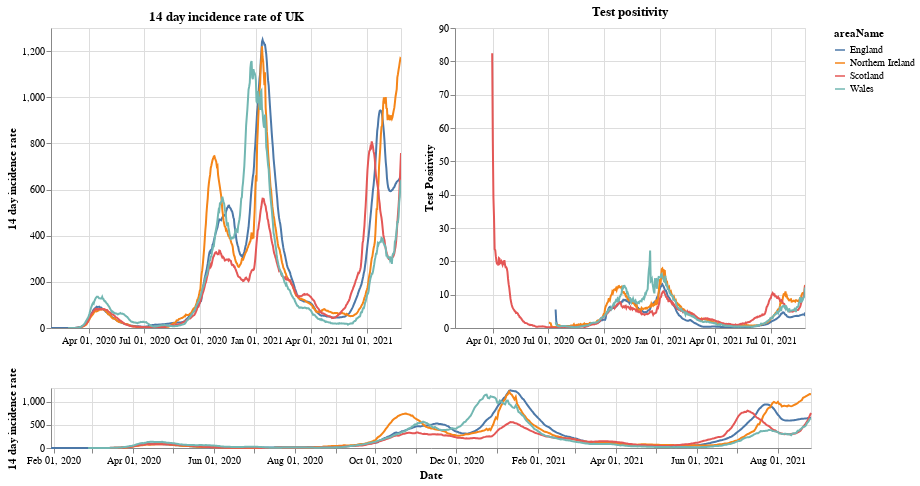

Notebook code cell kept with this figure:
### Markdown cell above
# Plots

First a plot with each country in the UK. The top right shows the positivity rate for (which is the percentage of registered tests which were positive) while the top left is the 14 day incidence rate. The bottom chart can be used to select the timeframe (does not work on a mobile device).

### Code cell
#collapse
brush = alt.selection(type='interval', name='DateBrush',encodings=['x'],fields=['Time'])
leg_selection = alt.selection_multi(fields=['areaName'], bind='legend')

base = alt.Chart(uk_cases).mark_line().encode(
    x=alt.X("yearmonthdate(date):T", axis=alt.Axis(title='Date')),
    y=alt.Y("twoWeeklyCasesRate:Q", axis=alt.Axis(title='14 day incidence rate')),
    tooltip=['areaName', 'date','twoWeeklyCasesRate', 'testPositivity'],
    color='areaName',
    opacity=alt.condition(leg_selection, alt.value(2), alt.value(0.1))
).add_selection(leg_selection).properties(width=350)

upper = base.encode(alt.X('yearmonthdate(date):T', axis=alt.Axis(title=''),
                         scale=alt.Scale(domain=brush))
                   ).properties(title=f'14 day incidence rate of UK')
upper_right = upper.encode(alt.Y('testPositivity:Q', axis=alt.Axis(title='Test Positivity'))).properties(title='Test positivity')
lower = base.properties(height=60, width = 760).add_selection(brush)

(upper | upper_right) & lower

### Figure 1 — Vega-Lite specification as saved in the notebook (floating-point values rounded to 4 significant figures; data arrays with more than 128 entries replaced by an {"elided": "..."} marker saying what was removed)
{"config": {"view": {"continuousWidth": 400, "continuousHeight": 300}}, "vconcat": [{"hconcat": [{"mark": "line", "encoding": {"color": {"type": "nominal", "field": "areaName"}, "opacity": {"condition": {"value": 2, "selection": "selector001"}, "value": 0.1}, "tooltip": [{"type": "nominal", "field": "areaName"}, {"type": "temporal", "field": "date"}, {"type": "quantitative", "field": "twoWeeklyCasesRate"}, {"type": "quantitative", "field": "testPositivity"}], "x": {"type": "temporal", "axis": {"title": ""}, "field": "date", "scale": {"domain": {"selection": "DateBrush"}}, "timeUnit": "yearmonthdate"}, "y": {"type": "quantitative", "axis": {"title": "14 day incidence rate"}, "field": "twoWeeklyCasesRate"}}, "selection": {"selector001": {"type": "multi", "fields": ["areaName"], "bind": "legend"}}, "title": "14 day incidence rate of UK", "width": 350}, {"mark": "line", "encoding": {"color": {"type": "nominal", "field": "areaName"}, "opacity": {"condition": {"value": 2, "selection": "selector001"}, "value": 0.1}, "tooltip": [{"type": "nominal", "field": "areaName"}, {"type": "temporal", "field": "date"}, {"type": "quantitative", "field": "twoWeeklyCasesRate"}, {"type": "quantitative", "field": "testPositivity"}], "x": {"type": "temporal", "axis": {"title": ""}, "field": "date", "scale": {"domain": {"selection": "DateBrush"}}, "timeUnit": "yearmonthdate"}, "y": {"type": "quantitative", "axis": {"title": "Test Positivity"}, "field": "testPositivity"}}, "selection": {"selector001": {"type": "multi", "fields": ["areaName"], "bind": "legend"}}, "title": "Test positivity", "width": 350}]}, {"mark": "line", "encoding": {"color": {"type": "nominal", "field": "areaName"}, "opacity": {"condition": {"value": 2, "selection": "selector001"}, "value": 0.1}, "tooltip": [{"type": "nominal", "field": "areaName"}, {"type": "temporal", "field": "date"}, {"type": "quantitative", "field": "twoWeeklyCasesRate"}, {"type": "quantitative", "field": "testPositivity"}], "x": {"type": "temporal", "axis": {"title": "Date"}, "field": "date", "timeUnit": "yearmonthdate"}, "y": {"type": "quantitative", "axis": {"title": "14 day incidence rate"}, "field": "twoWeeklyCasesRate"}}, "height": 60, "selection": {"selector001": {"type": "multi", "fields": ["areaName"], "bind": "legend"}, "DateBrush": {"type": "interval", "encodings": ["x"], "fields": ["Time"]}}, "width": 760}], "data": {"name": "data-dced2215184ca984da4fe552d372199f"}, "$schema": "https://vega.github.io/schema/vega-lite/v4.8.1.json", "datasets": {"data-dced2215184ca984da4fe552d372199f": {"elided": "2208 records"}}}
